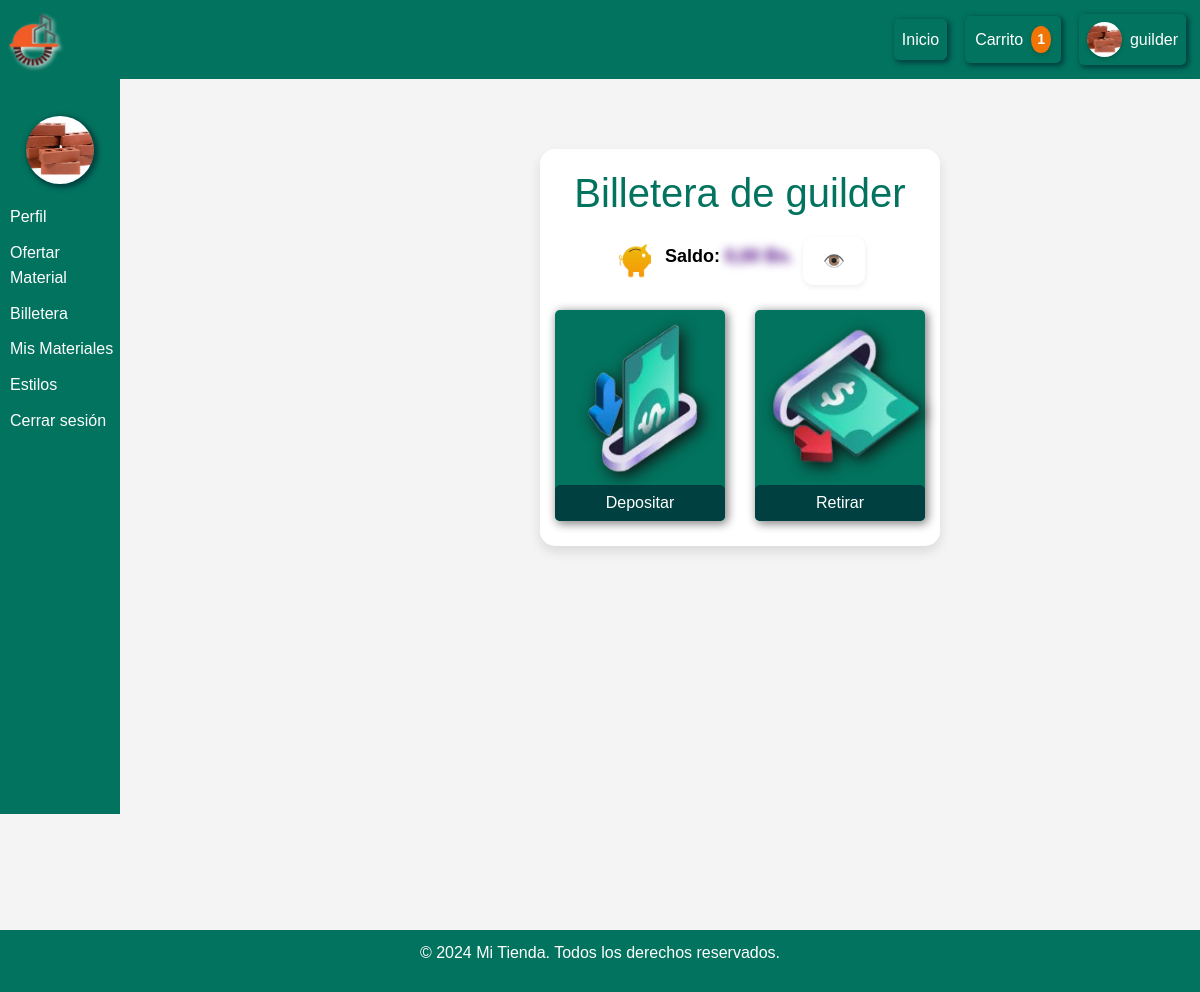
Before: /billetera/ (signed in) with the older database file.
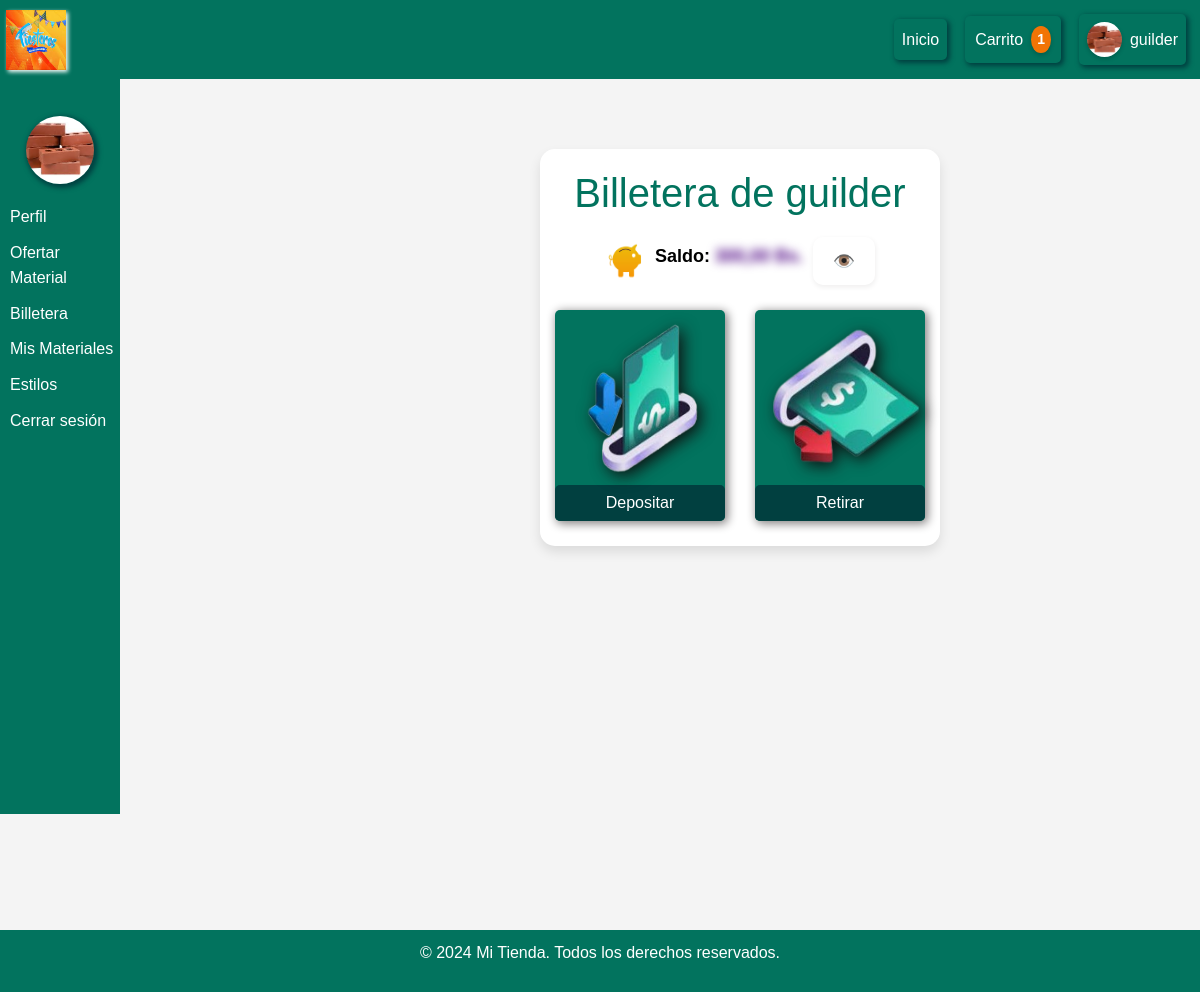
After: the same page with the newer database file.
### sitioWeb/models.py (models this page shows, shortened)
class Usuario(models.Model):
    idUsuario = models.AutoField(primary_key=True,null= False ,blank=False)  # Identificador único del usuario
    nombre = models.CharField(max_length=100,null= False ,blank=False)  # Nombre del usuario
    contraseña = models.CharField(max_length=100,null= False ,blank=False,default='00000000')  # Contraseña del usuario
    correo = models.EmailField(unique=True,null= False ,blank=False,)  # Correo único
    celular = models.CharField(max_length=15, null=True, blank=True)  # Campo nuevo para celular
    foto = models.ImageField(upload_to='fotos/', blank=True, null=True)  # Foto de perfil
    fecha_creacion = models.DateTimeField(auto_now_add=True)  # Fecha y hora de creación
    estadoUsuario = models.BooleanField(default=True)  # Estado del usuario (habilitado o no)
    billetera = models.DecimalField(max_digits=10, decimal_places=2, default=0)  # Saldo de la billetera, por defecto 0
    class Meta:
        db_table = "Usuarios"
        verbose_name = "Usuario"
        verbose_name_plural = "Usuarios"

class ConfiguracionLogo(models.Model):
    logo = models.ImageField(upload_to='logos/')
    nombre = models.CharField(max_length=255, default="Logo")  # Campo nombre con valor predeterminado
    fecha_creacion = models.DateTimeField(auto_now_add=True)
    class Meta:
        db_table = "Logo"
        verbose_name = "Configuracion del logo"
        verbose_name_plural = "Configuracion del logo"

### sitioWeb/views.py (the view, shortened to what this page needs)
# urls.py: path('billetera/', billetera_view, name='billetera'),
def billetera_view(request):
    user_id = request.session.get('user_id')
    if not user_id:
        return redirect('login')
    usuario = get_object_or_404(Usuario, idUsuario=user_id)
    carritos = CarritoProducto.objects.filter(usuario=usuario, producto__estado_producto=True)
    cantidad_carrito = carritos.count()
    colores_personalizados = PersonalizarColores.objects.filter(usuario_id=user_id).first()
    config_logo = ConfiguracionLogo.objects.first()
    return render(request, 'billetera.html', {
        'user': usuario,
        'saldo': usuario.billetera,
        'carritos': carritos,
        'cantidad_carrito': cantidad_carrito,
        'is_profile_page': True,
        'config_logo': config_logo,
        'temitas': colores_personalizados,
        'user_id': user_id,
    })

### sitioWeb/templates/billetera.html (shortened to what this page needs)
{% extends 'base.html' %}
{% load static %}
{% block contenidos %}
{% include 'barraPerfil.html' %}
<div class="containerPadre" >
    <div class="containerr">
        <h1>Billetera de {{ user.nombre }}</h1>
        <div class="saldo-container">
               <img id="chanchito-img" src="{% static 'saldoRE.png' %}" alt="Chanchito" width="40" height="40">
               <h2>Saldo: <span id="saldo" class="oculto">{{ user.billetera }} Bs.</span></h2>
               <button id="toggle-saldo" onclick="toggleSaldo()">👁️</button>
        </div>
        <div class="acciones">
            <div class="accion">
                <img src="{% static 'depositar.png' %}" alt="Depositar"  onclick="activarInput('deposito-input')" >
                <button class="accion-btn" onclick="activarInput('deposito-input')">Depositar</button>
            </div>
            <div class="accion">
                <img src="{% static 'retirarRE.png' %}" alt="Retirar"  onclick="activarInput('retiro-input')">
                <button class="accion-btn" onclick="activarInput('retiro-input')">Retirar</button>
            </div>
        </div>
    </div>
</div>
{% endblock %}

### sitioWeb/templates/barraNavegacion.html (shortened to what this page needs)
{% load static %}
<nav class="navbar">
    <div class="logo">
        <a href="{% url 'base' %}">
            {% if config_logo and config_logo.logo %}
                <img src="{{ config_logo.logo.url }}" alt="Logo" class="logo-img">
            {% else %}
                <img src="{% static 'LogoIS_Oficial.png' %}" alt="Logo" class="logo-img">
            {% endif %}
        </a>
    </div>
    <div class="nav-links" id="navLinks">
        <a href="{% url 'base' %}" class="nav-link">Inicio</a>
         <div class="dropdown">
            <button class="dropbtn">Carrito <span id="carrito-contador">{{ cantidad_carrito }}</span></button>
        </div>
                {% if request.session.user_id %}
                <a href="{% url 'perfil' %}" class="nav-link">
                    {% if user.foto %}
                        <img src="{{ user.foto.url }}" alt="Foto de perfil" class="profile-img">
                    {% else %}
                        <img src="{% static 'default-profile.png' %}" alt="Foto de perfil" class="profile-img">
                    {% endif %}
                    {{ user.nombre }}
                </a>
                {% else %}
                    <a href="#" class="nav-link" id="loginBtn">
                        <img src="{% static 'default-profile.png' %}" alt="Perfil" class="profile-img">
                        Iniciar Sesión
                    </a>
                {% endif %}
    </div>
</nav>

### sitioWeb/templates/barraPerfil.html (shortened to what this page needs)
{% load static %}
<link rel="stylesheet" href="{% static 'personalizar.css' %}">
<div class="menu-perfil">
    <img id="previewed" src="{% if user.foto %}{{ user.foto.url }}{% else %}https://via.placeholder.com/150{% endif %}" alt="Foto de Perfil">
    <ul class="lista-perfil">
        <li><a href="{% url 'perfil' %}">Perfil</a></li>
        <li><a href="{% url 'ofertar' %}" class="ofertarMa"> Ofertar Material</a></li>
        <li><a href="{% url 'billetera' %}">Billetera</a></li>
        <li><a href="{% url 'mis_materiales' %}">Mis Materiales</a></li>
        <li><a href="#" id="openVentanaEstilos">Estilos</a></li>
        <li><a href="{% url 'logout' %}" id= "cerrarSesionPerfil" class="logoutS">Cerrar sesión</a></li>
    </ul>
</div>

Changed rows visible on the page:
added ConfiguracionLogo: logo (picture)
changed Usuario "guilder": billetera "0,00" → "300,00"
